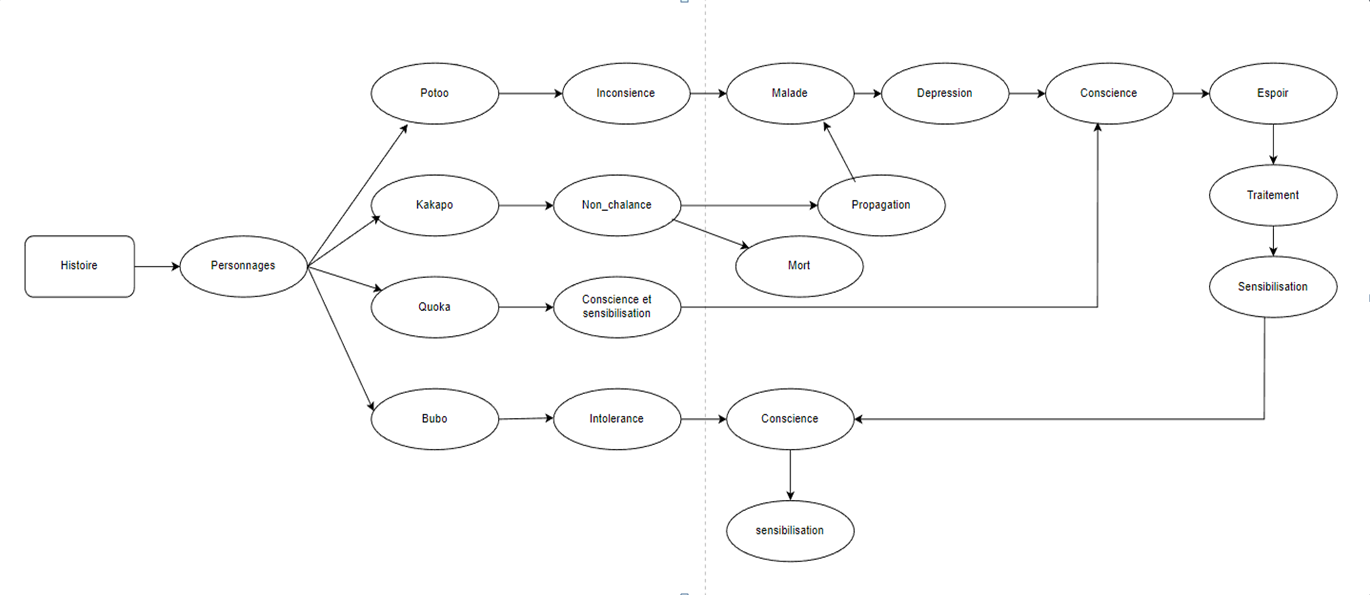
#> input picture im.PNG, 1370 x 595 px
$ python script.py
#> lines starting #> are read from the running program, lines starting #| are printed output that depends on the picture
#> the answer given: im.PNG
#> in main, image is the input picture: PIL image 1370x595 RGBA; mean R, G, B, A 251.1, 251.1, 251.1, 255
from email.mime import image
from importlib.resources import path
from re import ASCII
from turtle import heading, width
import PIL.Image

#asciiii
ASCII_CHARS = ["@" , "#" , "S", "%", "?" , "*", "+", ";", ":", "," , "."]

#resize
def resize_image(image, new_width=100):
#> called with new_width = 100
    width, height = image.size
#> width = 1370; height = 595
    ratio = height / width
#> ratio = 0.434
    new_height = int (new_width * ratio)
#> new_height = 43
    resize_image = image.resize((new_width , new_height))
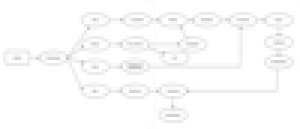
#> resize_image: PIL image 100x43 RGBA (shown 3 times larger); mean R, G, B, A 250.8, 250.8, 250.8, 255
    return (resize_image)

#grayscale
def grayify(image):
    grayscale_image = image.convert("L")
    return(grayscale_image)

# pixels to ASCII
def pixels_to_ascii(image):
   pixels = image.getdata()
   characters = "".join([ASCII_CHARS[pixel //25]for pixel in pixels])
   return (characters)

def main(new_width= 100):
    path = input("enter a valis pathname to an image :\n")
    try:
        image = PIL.Image.open(path)
    except:
        print(path, "is not a valid pathname to an image.")

    new_iamge_data = pixels_to_ascii(grayify(resize_image(image)))

    pixel_count = len(new_iamge_data)
#> pixel_count = 4300
    ascii_image = "\n".join(new_iamge_data[i:(i+new_width)] for i in range(0, pixel_count, new_width))

    print (ascii_image)

    with open("ascii_image.txt", "w") as f:
        f.write(ascii_image)

main()
